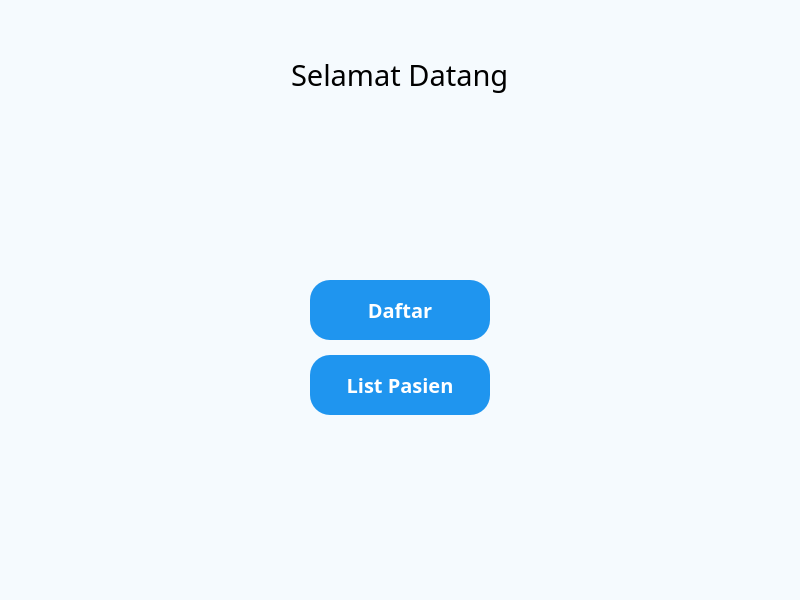
<?xml version="1.0" encoding="UTF-8"?>
<ui version="4.0">
 <class>MainWindow</class>
 <widget class="QMainWindow" name="MainWindow">
  <property name="geometry">
   <rect>
    <x>0</x>
    <y>0</y>
    <width>800</width>
    <height>600</height>
   </rect>
  </property>
  <property name="windowTitle">
   <string>MainWindow</string>
  </property>
  <property name="styleSheet">
   <string notr="true">background-color: rgb(245, 250, 254);</string>
  </property>
  <widget class="QWidget" name="centralwidget">
   <layout class="QGridLayout" name="gridLayout">
    <property name="leftMargin">
     <number>0</number>
    </property>
    <property name="topMargin">
     <number>0</number>
    </property>
    <property name="rightMargin">
     <number>0</number>
    </property>
    <property name="bottomMargin">
     <number>0</number>
    </property>
    <property name="spacing">
     <number>0</number>
    </property>
    <item row="0" column="0">
     <layout class="QVBoxLayout" name="verticalLayout">
      <item>
       <layout class="QHBoxLayout" name="horizontalLayout_2">
        <property name="bottomMargin">
         <number>20</number>
        </property>
        <item>
         <spacer name="horizontalSpacer_2">
          <property name="orientation">
           <enum>Qt::Orientation::Horizontal</enum>
          </property>
          <property name="sizeHint" stdset="0">
           <size>
            <width>148</width>
            <height>20</height>
           </size>
          </property>
         </spacer>
        </item>
        <item>
         <layout class="QHBoxLayout" name="horizontalLayout">
          <item>
           <widget class="QLabel" name="label_2">
            <property name="text">
             <string/>
            </property>
            <property name="pixmap">
             <pixmap resource="resources.qrc">:/src/images/heti-50.png</pixmap>
            </property>
           </widget>
          </item>
          <item>
           <spacer name="horizontalSpacer">
            <property name="orientation">
             <enum>Qt::Orientation::Horizontal</enum>
            </property>
            <property name="sizeHint" stdset="0">
             <size>
              <width>5</width>
              <height>20</height>
             </size>
            </property>
           </spacer>
          </item>
          <item>
           <widget class="QLabel" name="label">
            <property name="text">
             <string/>
            </property>
            <property name="pixmap">
             <pixmap resource="resources.qrc">:/src/images/Lambang ITS 50.png</pixmap>
            </property>
           </widget>
          </item>
         </layout>
        </item>
        <item>
         <spacer name="horizontalSpacer_3">
          <property name="orientation">
           <enum>Qt::Orientation::Horizontal</enum>
          </property>
          <property name="sizeHint" stdset="0">
           <size>
            <width>148</width>
            <height>20</height>
           </size>
          </property>
         </spacer>
        </item>
       </layout>
      </item>
      <item>
       <layout class="QHBoxLayout" name="horizontalLayout_3">
        <property name="topMargin">
         <number>15</number>
        </property>
        <item>
         <spacer name="horizontalSpacer_4">
          <property name="orientation">
           <enum>Qt::Orientation::Horizontal</enum>
          </property>
          <property name="sizeHint" stdset="0">
           <size>
            <width>40</width>
            <height>20</height>
           </size>
          </property>
         </spacer>
        </item>
        <item>
         <widget class="QLabel" name="label_3">
          <property name="font">
           <font>
            <family>Poppins</family>
            <pointsize>22</pointsize>
           </font>
          </property>
          <property name="text">
           <string>Selamat Datang</string>
          </property>
         </widget>
        </item>
        <item>
         <spacer name="horizontalSpacer_5">
          <property name="orientation">
           <enum>Qt::Orientation::Horizontal</enum>
          </property>
          <property name="sizeHint" stdset="0">
           <size>
            <width>40</width>
            <height>20</height>
           </size>
          </property>
         </spacer>
        </item>
       </layout>
      </item>
      <item>
       <spacer name="verticalSpacer_2">
        <property name="orientation">
         <enum>Qt::Orientation::Vertical</enum>
        </property>
        <property name="sizeHint" stdset="0">
         <size>
          <width>20</width>
          <height>40</height>
         </size>
        </property>
       </spacer>
      </item>
      <item>
       <layout class="QHBoxLayout" name="horizontalLayout_4">
        <property name="bottomMargin">
         <number>15</number>
        </property>
        <item>
         <spacer name="horizontalSpacer_6">
          <property name="orientation">
           <enum>Qt::Orientation::Horizontal</enum>
          </property>
          <property name="sizeHint" stdset="0">
           <size>
            <width>40</width>
            <height>20</height>
           </size>
          </property>
         </spacer>
        </item>
        <item>
         <widget class="QPushButton" name="btn_sign_up">
          <property name="minimumSize">
           <size>
            <width>180</width>
            <height>60</height>
           </size>
          </property>
          <property name="maximumSize">
           <size>
            <width>180</width>
            <height>60</height>
           </size>
          </property>
          <property name="font">
           <font>
            <family>Poppins</family>
            <pointsize>15</pointsize>
            <bold>true</bold>
           </font>
          </property>
          <property name="styleSheet">
           <string notr="true">background-color: rgb(31, 149, 239);
color: rgb(255, 255, 255);
border-style:outset;
border-radius:20px</string>
          </property>
          <property name="text">
           <string>Daftar</string>
          </property>
          <property name="checkable">
           <bool>false</bool>
          </property>
         </widget>
        </item>
        <item>
         <spacer name="horizontalSpacer_7">
          <property name="orientation">
           <enum>Qt::Orientation::Horizontal</enum>
          </property>
          <property name="sizeHint" stdset="0">
           <size>
            <width>40</width>
            <height>20</height>
           </size>
          </property>
         </spacer>
        </item>
       </layout>
      </item>
      <item>
       <layout class="QHBoxLayout" name="horizontalLayout_5">
        <item>
         <spacer name="horizontalSpacer_8">
          <property name="orientation">
           <enum>Qt::Orientation::Horizontal</enum>
          </property>
          <property name="sizeHint" stdset="0">
           <size>
            <width>40</width>
            <height>20</height>
           </size>
          </property>
         </spacer>
        </item>
        <item>
         <widget class="QPushButton" name="btn_list_patient">
          <property name="minimumSize">
           <size>
            <width>180</width>
            <height>60</height>
           </size>
          </property>
          <property name="maximumSize">
           <size>
            <width>180</width>
            <height>60</height>
           </size>
          </property>
          <property name="font">
           <font>
            <family>Poppins</family>
            <pointsize>15</pointsize>
            <bold>true</bold>
           </font>
          </property>
          <property name="styleSheet">
           <string notr="true">background-color: rgb(31, 149, 239);
color: rgb(255, 255, 255);
border-style:outset;
border-radius:20px</string>
          </property>
          <property name="text">
           <string>List Pasien</string>
          </property>
         </widget>
        </item>
        <item>
         <spacer name="horizontalSpacer_9">
          <property name="orientation">
           <enum>Qt::Orientation::Horizontal</enum>
          </property>
          <property name="sizeHint" stdset="0">
           <size>
            <width>40</width>
            <height>20</height>
           </size>
          </property>
         </spacer>
        </item>
       </layout>
      </item>
      <item>
       <spacer name="verticalSpacer_3">
        <property name="orientation">
         <enum>Qt::Orientation::Vertical</enum>
        </property>
        <property name="sizeHint" stdset="0">
         <size>
          <width>20</width>
          <height>40</height>
         </size>
        </property>
       </spacer>
      </item>
     </layout>
    </item>
   </layout>
  </widget>
 </widget>
 <resources>
  <include location="resources.qrc"/>
 </resources>
 <connections/>
</ui>
